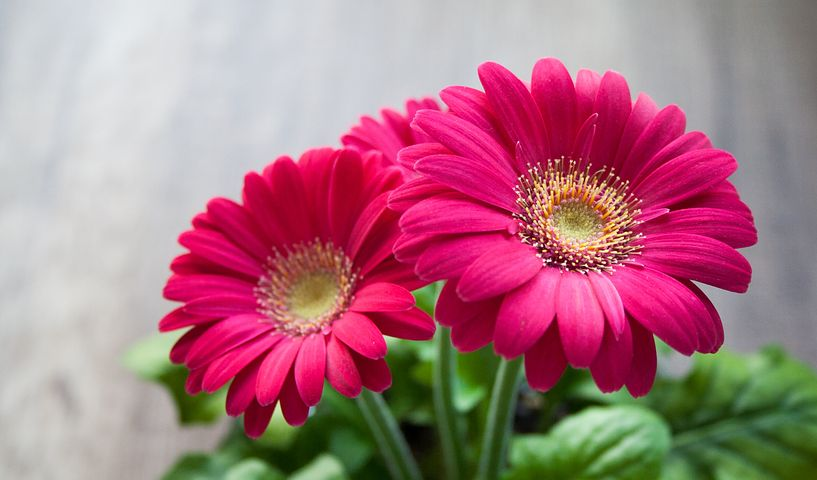
#> input picture examples/Hands-OnImageProcessingWithPython/Capitulo2/img/flowers.png, 817 x 480 px
$ python contrastgray.py
#> lines starting #> are read from the running program, lines starting #| are printed output that depends on the picture
import numpy as np
import matplotlib.pylab as plt
from skimage.io import imread
from skimage.exposure import equalize_hist, equalize_adapthist
from skimage.color import rgb2lab, rgb2gray, lab2rgb
import cv2

def plot_hist(img):
    cdf = np.zeros(256)
    hist, bins = np.histogram(img[...].flatten(),256,[0,256])
    cdf[...] = hist.cumsum()
    cdf_normalized = cdf[...] * hist.max() / cdf.max()
    plt.plot(cdf_normalized)
    binWidth = bins[1] - bins[0]
    plt.xlim([0,256])
    plt.legend(loc = 'upper left')
    plt.show()
    return cdf

img = imread('img/flowers.png')
#> img is the input picture: shape (480, 817, 3); mean R, G, B 171, 118.4, 130.3
#img = rgb2gray(img)
img = cv2.cvtColor(img, cv2.COLOR_RGB2GRAY)
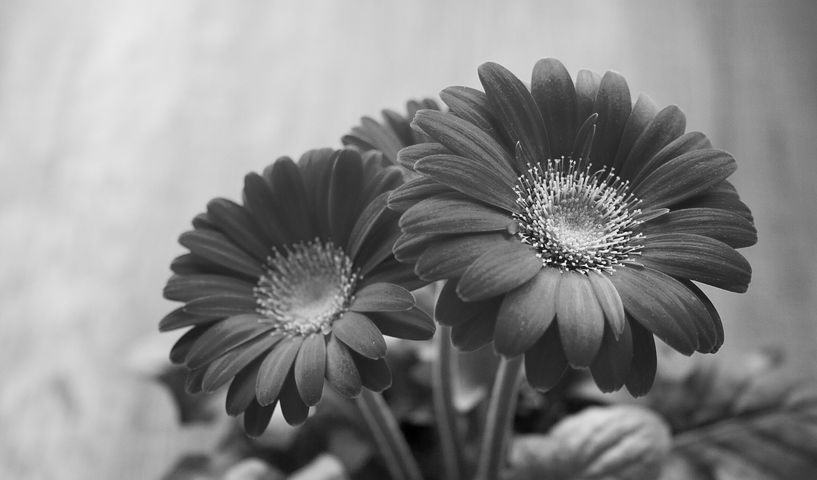
#> img: shape (480, 817); min 0, max 248, mean 135.5

cdf = plot_hist(img)
#> in plot_hist, `hist, bins = np.histogram(img[...].flatten(),256,[0,256])`: hist = 256 values, max 6769 at index 211, min 0 at index 249, mean 1531.9; bins = 257 values from 0 to 256
#> in plot_hist, `cdf_normalized = cdf[...] * hist.max() / cdf.max()`: cdf_normalized = 256 values from 0.207 to 6769
#> in plot_hist, `binWidth = bins[1] - bins[0]`: binWidth = 1
#> cdf = 256 values from 12 to 392160
img2 = np.copy(img)

cdf_m = np.ma.masked_equal(cdf[...],0)
cdf_m = (cdf_m - cdf_m.min())*255/(cdf_m.max()-cdf_m.min()) # min-max normalize
cdf2 = np.ma.filled(cdf_m,0).astype('uint8')
#> cdf2 = 256 values from 0 to 255
img2[...] = cdf2[img[...]]
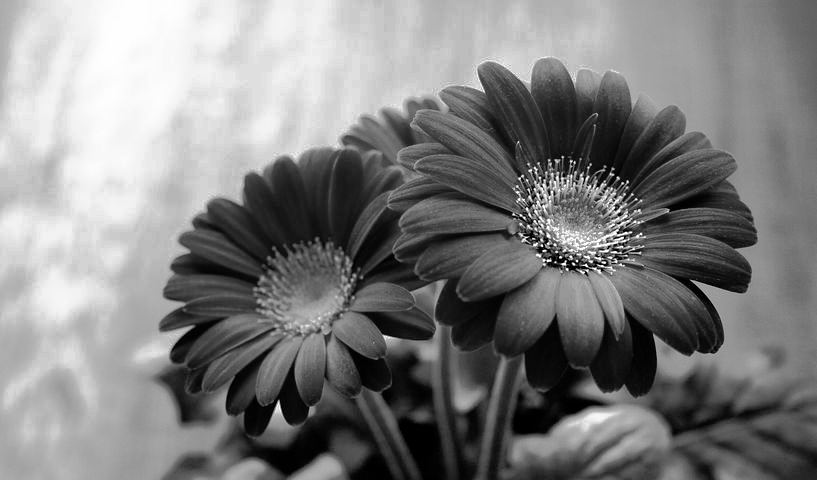
#> img2: shape (480, 817); min 0, max 255, mean 127.9


plt.subplot(2,3,1)
plt.imshow(img, cmap='gray')
plt.title('Original', size=10)


plt.subplot(2,3,2)
plt.imshow(img2, cmap='gray')
plt.title('High Contrast', size=10)


plt.show()
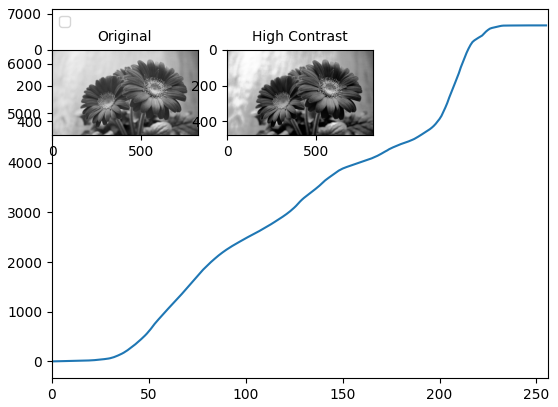
#> figure drawn by matplotlib, 3 panels; panel 1: curve peaks at x = 248, y = 6769

$ run again, with examples/Hands-OnImageProcessingWithPython/Capitulo2/img/fish.png copied over examples/Hands-OnImageProcessingWithPython/Capitulo2/img/flowers.png
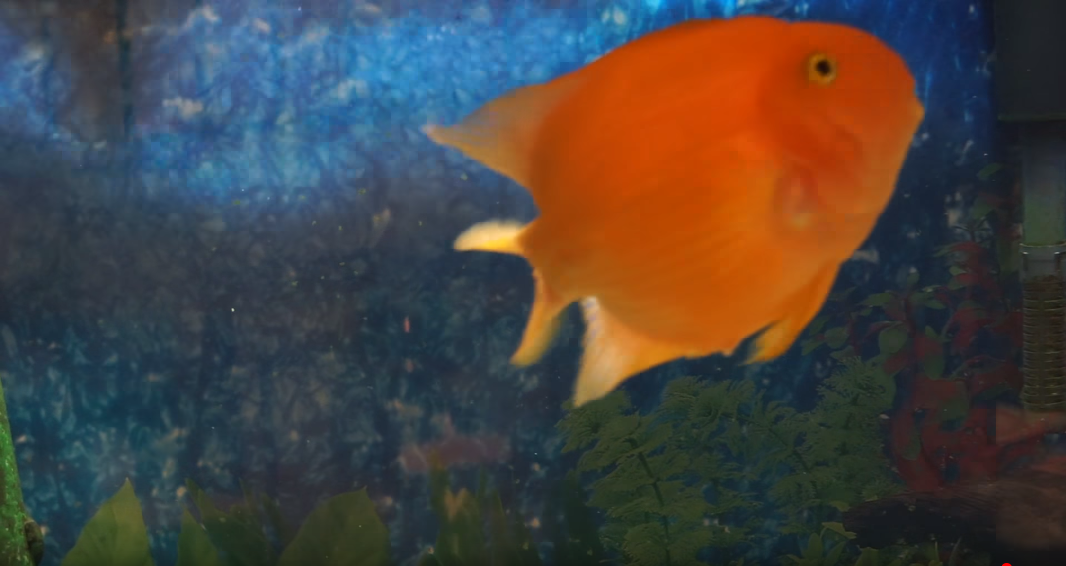
#> input picture examples/Hands-OnImageProcessingWithPython/Capitulo2/img/fish.png, 1066 x 566 px
#> img is the input picture: shape (566, 1066, 3); mean R, G, B 73.2, 67.3, 64
#> `img = cv2.cvtColor(img, cv2.COLOR_RGB2GRAY)`:
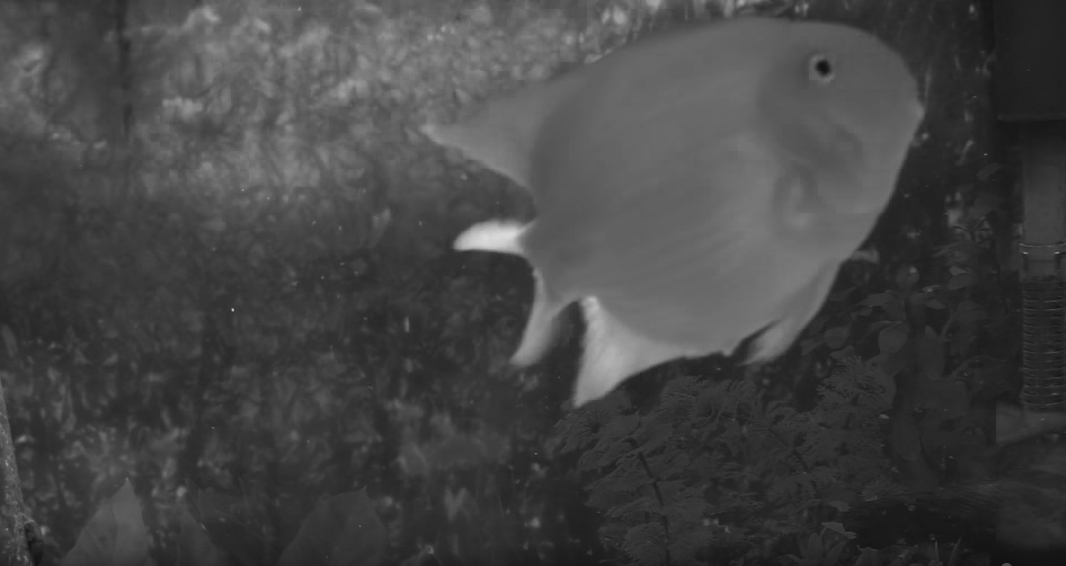
#> img: shape (566, 1066); min 17, max 218, mean 68.7
#> hist = 256 values, max 13205 at index 51, min 0 at index 0, mean 2356.9; bins = 257 values from 0 to 256
#> cdf_normalized = 256 values from 0 to 13205
#> binWidth = 1
#> cdf = 256 values from 0 to 603356
#> cdf2 = 256 values from 0 to 255
#> `plt.show()`:
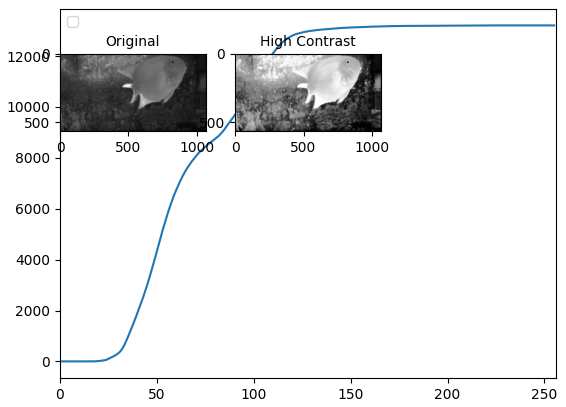
#> figure drawn by matplotlib, 3 panels; panel 1: curve peaks at x = 218, y = 13205
